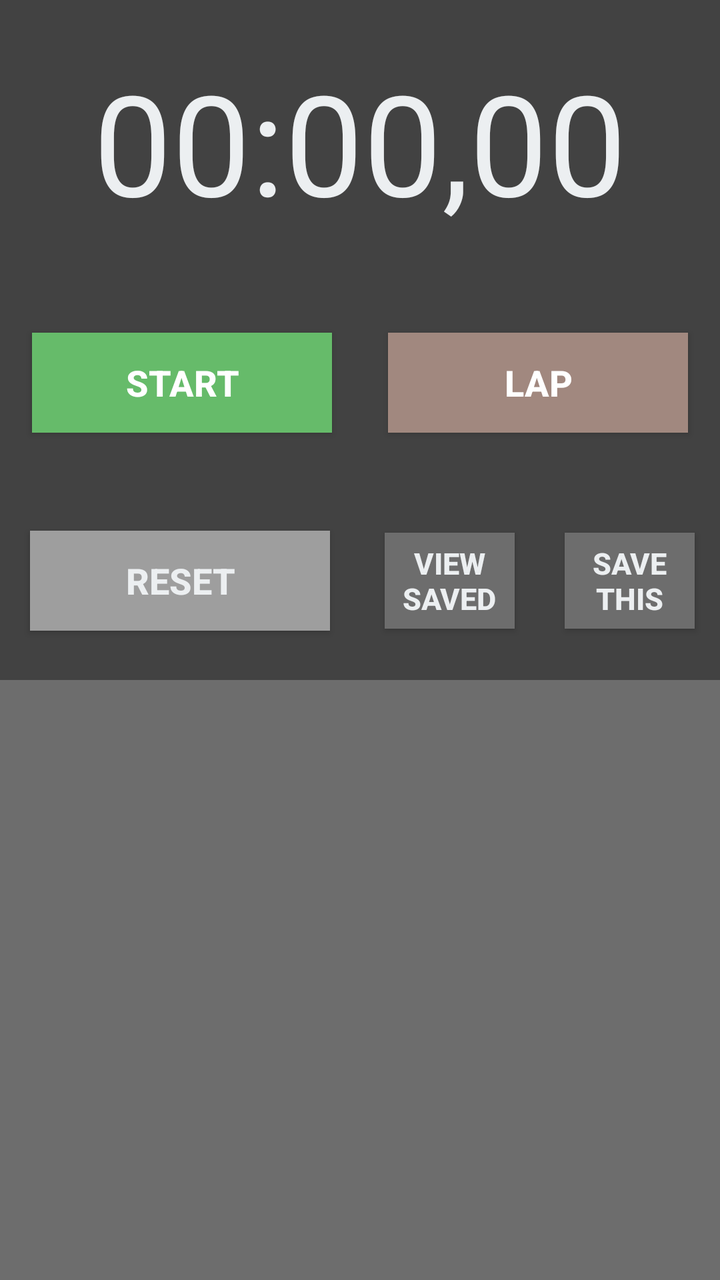
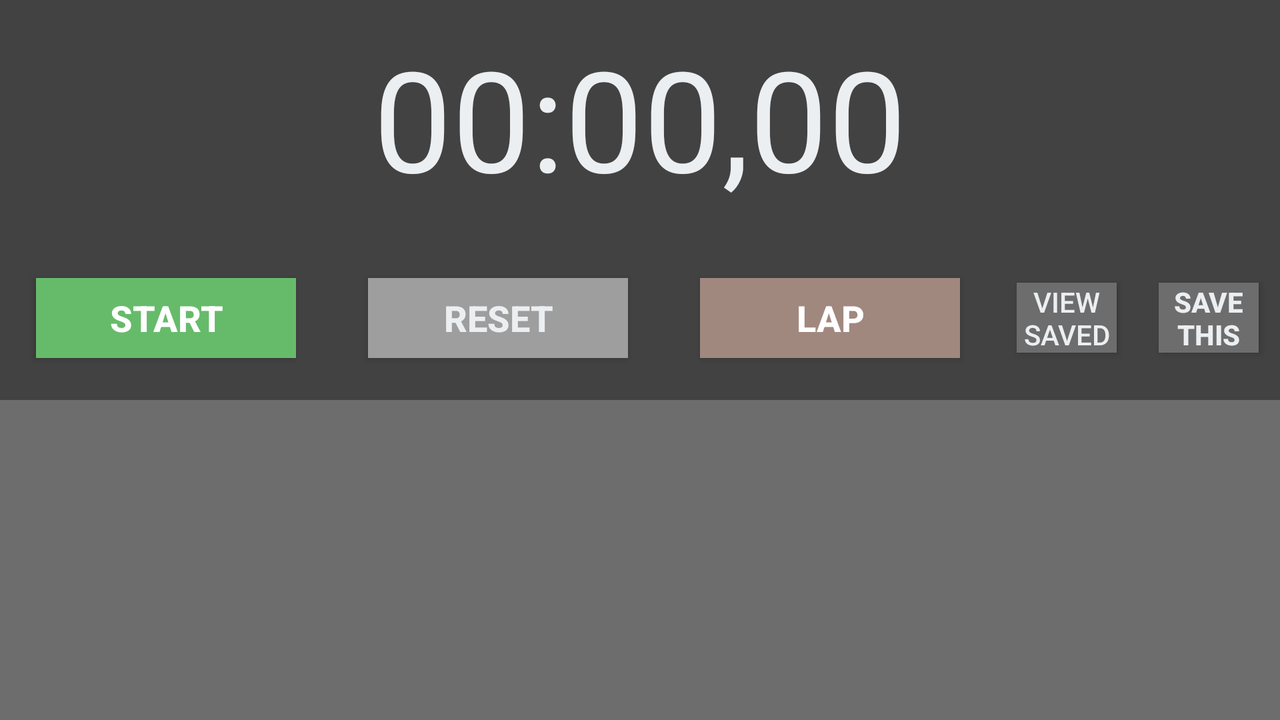

Two renders of one Android screen. The first uses the default layout on a phone; the second uses the alternative layout the repository ships for a different screen configuration, on a matching device. The two XML files are below.
<!-- AndroidManifest.xml: application theme Theme.AppCompat.NoActionBar -->
<!-- res/layout/activity_main.xml -->
<?xml version="1.0" encoding="utf-8"?>
<LinearLayout
    xmlns:android="http://schemas.android.com/apk/res/android"
    xmlns:tools="http://schemas.android.com/tools"
    android:layout_width="match_parent"
    android:layout_height="match_parent"
    android:orientation="vertical"
    android:background="@color/Gray1"
    tools:context="app.stopwatch.MainActivity">

    <LinearLayout
        android:orientation="horizontal"
        android:gravity="center"
        android:layout_width="fill_parent"
        android:layout_height="wrap_content"
        android:layout_weight="1" >
        <TextView
            android:id="@+id/textViewTime"
            android:layout_width="match_parent"
            android:layout_height="match_parent"
            android:freezesText="true"
            android:gravity="center"
            android:text="00:00,00"
            android:textColor="#ECEFF1"
            android:textSize="70sp"/>
    </LinearLayout>
    <LinearLayout
        android:orientation="horizontal"
        android:layout_width="fill_parent"
        android:layout_height="wrap_content"
        android:gravity="center"
        android:layout_weight="1">
        <Button
            android:id="@+id/buttonStart"
            android:text="@string/Start"
            android:textSize="18sp"
            android:textColor="#FFFFFF"
            android:onClick="onStartClick"
            android:background="@color/colorGreen"
            android:layout_width="150dp"
            android:layout_height="50dp"
            android:layout_marginRight="28dp"
            android:textStyle="bold"/>
        <Button
            android:id="@+id/buttonLap"
            android:text="@string/Lap"
            android:textSize="18sp"
            android:textColor="#FFFFFF"
            android:background="@color/colorBrown"
            android:onClick="onLapClick"
            android:layout_width="150dp"
            android:layout_height="50dp"
            android:textStyle="bold"/>
    </LinearLayout>
    <LinearLayout
        android:layout_width="fill_parent"
        android:layout_height="wrap_content"
        android:layout_weight="1"
        android:orientation="horizontal">
        <RadioGroup
            android:layout_width="match_parent"
            android:layout_height="match_parent"
            android:layout_weight="1"
            android:gravity="center">
            <Button
                android:id="@+id/buttonReset"
                android:layout_width="150dp"
                android:layout_height="50dp"
                android:background="#9E9E9E"
                android:onClick="onResetClick"
                android:text="@string/Reset"
                android:textColor="#ECEFF1"
                android:textSize="18sp"
                android:textStyle="bold"/>
        </RadioGroup>
        <RadioGroup
            android:layout_width="match_parent"
            android:layout_height="match_parent"
            android:layout_weight="1.5"
            android:gravity="center">
            <Button
                android:id="@+id/buttonViewAllSaved"
                android:layout_width="65dp"
                android:layout_height="wrap_content"
                android:onClick="onViewSavedButton"
                android:textSize="15sp"
                android:textColor="#ECEFF1"
                android:background="@color/Gray2"
                android:textStyle="bold"
                android:text="@string/ViewSaved"/>
        </RadioGroup>
        <RadioGroup
            android:layout_width="match_parent"
            android:layout_height="match_parent"
            android:layout_weight="1.5"
            android:gravity="center">
            <Button
                android:id="@+id/buttonSave"
                android:layout_width="65dp"
                android:layout_height="wrap_content"
                android:onClick="onSaveButton"
                android:textSize="15sp"
                android:textColor="#ECEFF1"
                android:background="@color/Gray2"
                android:textStyle="bold"
                android:text="@string/SaveThis"/>
        </RadioGroup>
    </LinearLayout>

    <LinearLayout
        android:orientation="horizontal"
        android:layout_width="fill_parent"
        android:background="@color/Gray2"
        android:layout_height="300dp">
        <ScrollView
            android:id="@+id/scroll"
            android:layout_width="match_parent"
            android:layout_height="match_parent">
            <LinearLayout
                android:id="@+id/linLayout"
                android:layout_width="match_parent"
                android:layout_height="match_parent"
                android:orientation="vertical">
            </LinearLayout>
        </ScrollView>
    </LinearLayout>

</LinearLayout>
<!-- resources referenced by this layout -->
<resources>
  <color name="Gray1">#424242</color>
  <color name="Gray2">#6d6d6d</color>
  <color name="colorBrown">#A1887F</color>
  <color name="colorGreen">#66BB6A</color>
  <string name="Lap">LAP</string>
  <string name="Reset">RESET</string>
  <string name="SaveThis">SAVE THIS</string>
  <string name="Start">START</string>
  <string name="ViewSaved">VIEW SAVED</string>
</resources>
<!-- res/layout-land/activity_main.xml (the repository's variant of the layout above) -->
<!-- drawn on the phone turned sideways -->
<?xml version="1.0" encoding="utf-8"?>
<LinearLayout
    xmlns:android="http://schemas.android.com/apk/res/android"
    xmlns:tools="http://schemas.android.com/tools"
    android:layout_width="match_parent"
    android:layout_height="match_parent"
    android:orientation="vertical"
    android:background="@color/Gray1"
    tools:context="app.stopwatch.MainActivity">

    <LinearLayout
        android:orientation="horizontal"
        android:gravity="center"
        android:layout_width="match_parent"
        android:layout_height="wrap_content"
        android:layout_weight="0.6" >

        <TextView
            android:id="@+id/textViewTime"
            android:layout_width="match_parent"
            android:layout_height="match_parent"
            android:freezesText="true"
            android:gravity="center"
            android:text="00:00,00"
            android:textColor="#ECEFF1"
            android:textSize="70sp"/>
    </LinearLayout>
    <LinearLayout
        android:orientation="horizontal"
        android:layout_width="match_parent"
        android:layout_height="wrap_content"
        android:gravity="center"
        android:layout_weight="1">
        <RadioGroup
            android:layout_width="match_parent"
            android:layout_height="match_parent"
            android:layout_weight="1"
            android:gravity="center">
            <Button
            android:id="@+id/buttonStart"
            android:text="@string/Start"
            android:textSize="18sp"
            android:textColor="#FFFFFF"
            android:onClick="onStartClick"
            android:background="@color/colorGreen"
            android:layout_width="130dp"
            android:layout_height="40dp"
            android:textStyle="bold"/>
        </RadioGroup>
        <RadioGroup
            android:layout_width="match_parent"
            android:layout_height="match_parent"
            android:layout_weight="1"
            android:gravity="center">
            <Button
                android:id="@+id/buttonReset"
                android:text="@string/Reset"
                android:textSize="18sp"
                android:textColor="#ECEFF1"
                android:background="#9E9E9E"
                android:onClick="onResetClick"
                android:layout_width="130dp"
                android:layout_height="40dp"
                android:textStyle="bold" />
        </RadioGroup>
        <RadioGroup
            android:layout_width="match_parent"
            android:layout_height="match_parent"
            android:layout_weight="1"
            android:gravity="center">
            <Button
                android:id="@+id/buttonLap"
                android:text="@string/Lap"
                android:textSize="18sp"
                android:textColor="#FFFFFF"
                android:background="@color/colorBrown"
                android:onClick="onLapClick"
                android:layout_width="130dp"
                android:layout_height="40dp"
                android:textStyle="bold"/>
        </RadioGroup>
        <RadioGroup
            android:layout_width="match_parent"
            android:layout_height="match_parent"
            android:layout_weight="1.2"
            android:gravity="center">
            <Button
                android:id="@+id/buttonViewAllSaved"
                android:layout_width="50dp"
                android:layout_height="35dp"
                android:onClick="onViewSavedButton"
                android:textSize="14sp"
                android:textColor="#ECEFF1"
                android:background="@color/Gray2"
                android:text="@string/ViewSaved"/>
        </RadioGroup>
        <RadioGroup
            android:layout_width="match_parent"
            android:layout_height="match_parent"
            android:layout_weight="1.2"
            android:gravity="center">
            <Button
                android:id="@+id/buttonSave"
                android:layout_width="50dp"
                android:layout_height="35dp"
                android:onClick="onSaveButton"
                android:textSize="14sp"
                android:textColor="#ECEFF1"
                android:background="@color/Gray2"
                android:textStyle="bold"
                android:text="@string/SaveThis"/>
        </RadioGroup>
    </LinearLayout>

    <LinearLayout
        android:orientation="horizontal"
        android:layout_width="fill_parent"
        android:background="@color/Gray2"
        android:layout_height="160sp">
        <ScrollView
            android:layout_width="match_parent"
            android:layout_height="match_parent"
            android:id="@+id/scroll">
            <LinearLayout
                android:id="@+id/linLayout"
                android:layout_width="match_parent"
                android:layout_height="match_parent"
                android:orientation="vertical">
            </LinearLayout>
        </ScrollView>
    </LinearLayout>

</LinearLayout>
